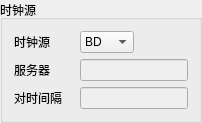
            <widget class="QGroupBox" name="groupBox_3">
             <property name="title">
              <string>时钟源</string>
             </property>
             <layout class="QGridLayout" name="gridLayout_3">
              <item row="0" column="0">
               <layout class="QVBoxLayout" name="verticalLayout_2">
                <item>
                 <layout class="QHBoxLayout" name="horizontalLayout_5">
                  <item>
                   <widget class="QLabel" name="label_18">
                    <property name="minimumSize">
                     <size>
                      <width>60</width>
                      <height>0</height>
                     </size>
                    </property>
                    <property name="text">
                     <string>时钟源</string>
                    </property>
                   </widget>
                  </item>
                  <item>
                   <widget class="QComboBox" name="comboBox_clock">
                    <item>
                     <property name="text">
                      <string>BD</string>
                     </property>
                    </item>
                    <item>
                     <property name="text">
                      <string>NTP</string>
                     </property>
                    </item>
                   </widget>
                  </item>
                  <item>
                   <spacer name="horizontalSpacer">
                    <property name="orientation">
                     <enum>Qt::Horizontal</enum>
                    </property>
                    <property name="sizeHint" stdset="0">
                     <size>
                      <width>40</width>
                      <height>20</height>
                     </size>
                    </property>
                   </spacer>
                  </item>
                 </layout>
                </item>
                <item>
                 <layout class="QHBoxLayout" name="horizontalLayout_3">
                  <item>
                   <widget class="QLabel" name="label_3">
                    <property name="minimumSize">
                     <size>
                      <width>60</width>
                      <height>0</height>
                     </size>
                    </property>
                    <property name="text">
                     <string>服务器</string>
                    </property>
                   </widget>
                  </item>
                  <item>
                   <widget class="QLineEdit" name="lineEdit_ntp_ip">
                    <property name="enabled">
                     <bool>false</bool>
                    </property>
                   </widget>
                  </item>
                 </layout>
                </item>
                <item>
                 <layout class="QHBoxLayout" name="horizontalLayout_4">
                  <item>
                   <widget class="QLabel" name="label_4">
                    <property name="minimumSize">
                     <size>
                      <width>60</width>
                      <height>0</height>
                     </size>
                    </property>
                    <property name="text">
                     <string>对时间隔</string>
                    </property>
                   </widget>
                  </item>
                  <item>
                   <widget class="QLineEdit" name="lineEdit_ntp_interval">
                    <property name="enabled">
                     <bool>false</bool>
                    </property>
                   </widget>
                  </item>
                 </layout>
                </item>
               </layout>
              </item>
             </layout>
            </widget>
